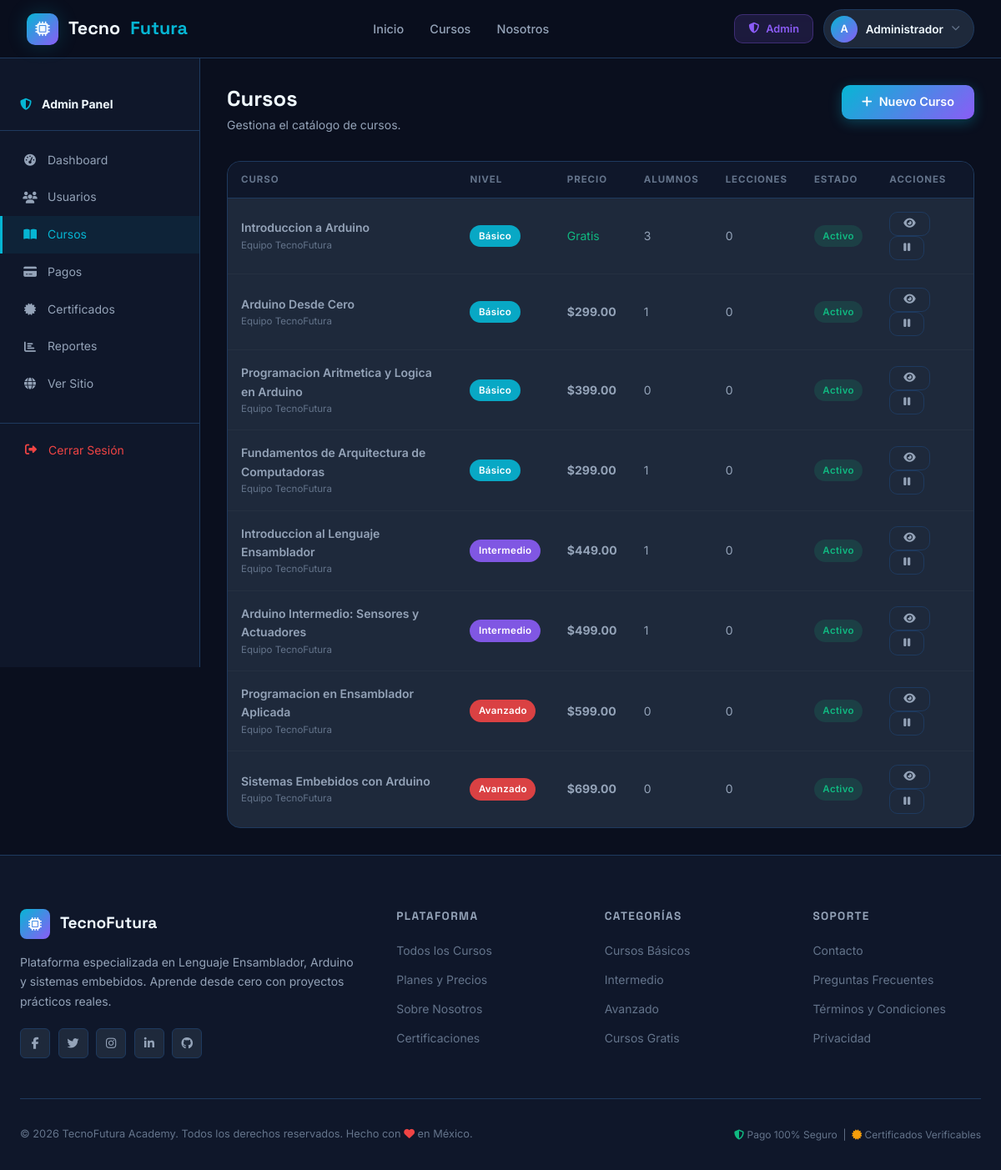
Page /admin/cursos.php (signed in) on the committed database.
### tables this page shows
CREATE TABLE cursos (
    id_curso INT AUTO_INCREMENT PRIMARY KEY,
    nombre_curso VARCHAR(200) NOT NULL,
    descripcion TEXT,
    nivel ENUM('Básico', 'Intermedio', 'Avanzado') NOT NULL,
    duracion_horas INT NOT NULL,
    precio DECIMAL(10,2) DEFAULT 0.00,
    id_docente INT,
    activo BOOLEAN DEFAULT TRUE,
    fecha_creacion TIMESTAMP DEFAULT CURRENT_TIMESTAMP,
    fecha_actualizacion TIMESTAMP DEFAULT CURRENT_TIMESTAMP ON UPDATE CURRENT_TIMESTAMP,
    FOREIGN KEY (id_docente) REFERENCES docentes(id_docente) ON DELETE SET NULL
);

### backend/classes/Database.php (called while the page is built, shortened)
<?php
class Database {
    private static $instance = null;
    private $connection;
    private function __construct() {
        try {
            $dsn = "mysql:host=" . DB_HOST . ";dbname=" . DB_NAME . ";charset=" . DB_CHARSET;
            $this->connection = new PDO($dsn, DB_USER, DB_PASS, DB_OPTIONS);
        } catch (PDOException $e) {
            die("Error de conexión a la base de datos: " . $e->getMessage());
        }
    }
    public static function getInstance() {
        if (self::$instance === null) {
            self::$instance = new self();
        }
        return self::$instance;
    }
    public function getConnection() {
        return $this->connection;
    }
}

### backend/classes/Curso.php (called while the page is built, shortened)
<?php
require_once __DIR__ . '/Database.php';
class Curso {
    private $db;
    public function __construct() {
        $this->db = Database::getInstance()->getConnection();
    }
    public function todos_admin(): array {
        $stmt = $this->db->query("SELECT c.*,
            COALESCE(u.nombre_completo,'Equipo TecnoFutura') AS nombre_docente,
            (SELECT COUNT(*) FROM inscripciones i WHERE i.id_curso = c.id_curso) AS total_alumnos,
            (SELECT COUNT(*) FROM materiales_curso m WHERE m.id_curso = c.id_curso) AS total_lecciones
            FROM cursos c
            LEFT JOIN docentes d ON c.id_docente = d.id_docente
            LEFT JOIN usuarios u ON d.id_usuario = u.id_usuario
            ORDER BY c.id_curso ASC");
        return $stmt->fetchAll();
    }
}

### admin/cursos.php (the view, shortened to what this page needs)
<?php
require_once __DIR__ . '/../backend/classes/Curso.php';
$obj    = new Curso();
$cursos = $obj->todos_admin();
include_once __DIR__ . '/../includes/header.php';
?>
<div style="margin-top:var(--navbar-height);display:grid;grid-template-columns:240px 1fr;min-height:calc(100vh - var(--navbar-height))">
<aside class="admin-sidebar">
  <div class="admin-sidebar-header"><i class="fas fa-shield-alt"></i><span>Admin Panel</span></div>
  <nav class="admin-nav">
    <a href="<?= SITE_URL ?>/admin" class="admin-nav-item"><i class="fas fa-tachometer-alt"></i> Dashboard</a>
    <a href="<?= SITE_URL ?>/admin/usuarios.php" class="admin-nav-item"><i class="fas fa-users"></i> Usuarios</a>
    <a href="<?= SITE_URL ?>/admin/cursos.php" class="admin-nav-item active"><i class="fas fa-book-open"></i> Cursos</a>
    <a href="<?= SITE_URL ?>/admin/pagos.php" class="admin-nav-item"><i class="fas fa-credit-card"></i> Pagos</a>
    <a href="<?= SITE_URL ?>/admin/certificados.php" class="admin-nav-item"><i class="fas fa-certificate"></i> Certificados</a>
    <a href="<?= SITE_URL ?>/admin/reportes.php" class="admin-nav-item"><i class="fas fa-chart-bar"></i> Reportes</a>
    <a href="<?= SITE_URL ?>" class="admin-nav-item"><i class="fas fa-globe"></i> Ver Sitio</a>
    <div style="margin-top:auto;padding:.75rem 0 0;border-top:1px solid var(--border);margin:1.5rem 0 0"><form method="POST" action="<?= SITE_URL ?>/backend/auth/logout.php" style="padding:0 .25rem"><button type="submit" class="admin-nav-item" style="width:100%;background:none;border:none;cursor:pointer;color:var(--danger);text-align:left"><i class="fas fa-sign-out-alt"></i> Cerrar Sesión</button></form></div>
  </nav>
</aside>
<div class="admin-main">
  <div class="admin-header">
    <div><h1 class="admin-title">Cursos</h1><p class="admin-subtitle">Gestiona el catálogo de cursos.</p></div>
    <a href="#" class="btn btn-primary" data-open-modal="addCursoModal"><i class="fas fa-plus"></i> Nuevo Curso</a>
  </div>
  <div style="background:var(--bg-card);border:1px solid var(--border);border-radius:var(--radius-lg);overflow:hidden">
    <table class="data-table">
      <thead><tr><th>Curso</th><th>Nivel</th><th>Precio</th><th>Alumnos</th><th>Lecciones</th><th>Estado</th><th>Acciones</th></tr></thead>
      <tbody>
        <?php foreach ($cursos as $c): ?>
        <tr>
          <td>
            <div style="font-weight:600;font-size:.875rem"><?= htmlspecialchars($c['nombre_curso']) ?></div>
            <div style="font-size:.72rem;color:var(--text-muted)"><?= htmlspecialchars($c['nombre_docente']) ?></div>
          </td>
          <td><span class="badge badge-<?= strtolower(str_replace('á','a',$c['nivel'])) ?>"><?= $c['nivel'] ?></span></td>
          <td><?= $c['precio'] > 0 ? '<strong>$'.number_format($c['precio'],2).'</strong>' : '<span style="color:var(--success)">Gratis</span>' ?></td>
          <td><?= $c['total_alumnos'] ?></td>
          <td><?= $c['total_lecciones'] ?></td>
          <td><span class="badge <?= $c['activo'] ? 'badge-success' : 'badge-warning' ?>"><?= $c['activo'] ? 'Activo' : 'Inactivo' ?></span></td>
          <td>
            <a href="<?= SITE_URL ?>/cursos/detalle.php?id=<?= $c['id_curso'] ?>" class="btn btn-ghost btn-sm" title="Ver"><i class="fas fa-eye"></i></a>
            <form method="POST" style="display:inline">
              <button type="submit" class="btn btn-ghost btn-sm" title="<?= $c['activo'] ? 'Desactivar' : 'Activar' ?>">
                <i class="fas fa-<?= $c['activo'] ? 'pause' : 'play' ?>"></i>
              </button>
            </form>
          </td>
        </tr>
        <?php endforeach; ?>
      </tbody>
    </table>
  </div>
</div>
</div>
<?php include_once __DIR__ . '/../includes/footer.php'; ?>

### css/styles.css (style rules this page uses)
:root { --primary: #06b6d4; --primary-dark: #0891b2; --primary-light: #67e8f9; --secondary: #8b5cf6; --secondary-dark: #7c3aed; --accent: #f59e0b; --success: #10b981; --danger: #ef4444; --warning: #f59e0b; --info: #3b82f6; --bg-base: #0a0f1e; --bg-surface: #0f172a; --bg-card: #1e293b; --bg-card-hover: #243047; --bg-muted: #162032; --bg-input: #1a2540; --bg-modal: #111827; --border: #1e3a5f; --border-light: #253756; --text-primary: #f0f9ff; --text-secondary: #94a3b8; --text-muted: #64748b; --shadow-sm: 0 1px 3px rgba(0,0,0,.4); --shadow-md: 0 4px 16px rgba(0,0,0,.5); --shadow-lg: 0 8px 32px rgba(0,0,0,.6); --shadow-glow: 0 0 24px rgba(6,182,212,.2); --shadow-glow-purple: 0 0 24px rgba(139,92,246,.2); --grad-primary: linear-gradient(135deg,#06b6d4,#8b5cf6); --grad-hero: linear-gradient(135deg,#0a0f1e 0%,#0c1225 50%,#110b24 100%); --font-body: 'Inter', system-ui, sans-serif; --font-heading: 'Space Grotesk', 'Inter', sans-serif; --transition: all .25s cubic-bezier(.4,0,.2,1); --transition-slow: all .4s cubic-bezier(.4,0,.2,1); --radius-sm: 6px; --radius: 10px; --radius-lg: 16px; --radius-xl: 24px; --radius-full: 9999px; --navbar-height: 70px; }
*,*::before,*::after { box-sizing:border-box;margin:0;padding:0 }
html { scroll-behavior:smooth }
body { font-family:var(--font-body);background:var(--bg-base);color:var(--text-primary);line-height:1.6;min-height:100vh;-webkit-font-smoothing:antialiased }
a { color:var(--primary);text-decoration:none;transition:var(--transition) }
button { cursor:pointer;font-family:var(--font-body) }
h1,h2,h3,h4,h5,h6 { font-family:var(--font-heading);font-weight:700;line-height:1.25;color:var(--text-primary) }
.btn { display:inline-flex;align-items:center;justify-content:center;gap:.5rem;padding:.65rem 1.5rem;border-radius:var(--radius);font-size:.9rem;font-weight:600;border:none;cursor:pointer;transition:var(--transition);text-decoration:none;white-space:nowrap;line-height:1.4 }
.btn-sm { padding:.45rem 1rem;font-size:.8rem }
.btn-primary { background:var(--grad-primary);color:#fff;box-shadow:0 4px 15px rgba(6,182,212,.3) }
.btn-ghost { background:transparent;color:var(--text-secondary);border:1px solid var(--border) }
.badge-basico { background:rgba(6,182,212,.9);color:#fff }
.badge-intermedio { background:rgba(139,92,246,.9);color:#fff }
.badge-avanzado { background:rgba(239,68,68,.9);color:#fff }
.badge { display:inline-flex;align-items:center;padding:.25rem .65rem;border-radius:var(--radius-full);font-size:.72rem;font-weight:600;letter-spacing:.03em }
.badge-success { background:rgba(16,185,129,.15);color:var(--success) }
.admin-sidebar { background:var(--bg-surface);border-right:1px solid var(--border);padding:1.5rem 0;position:sticky;top:var(--navbar-height);height:calc(100vh - var(--navbar-height));overflow-y:auto }
.admin-nav-item { display:flex;align-items:center;gap:.75rem;padding:.7rem 1.5rem;color:var(--text-secondary);font-size:.875rem;transition:var(--transition);border-left:3px solid transparent }
.admin-nav-item.active { color:var(--primary);background:rgba(6,182,212,.08);border-left-color:var(--primary) }
.admin-nav-item i { width:18px;text-align:center }
.admin-main { padding:2rem }
.admin-header { display:flex;align-items:flex-start;justify-content:space-between;gap:1rem;flex-wrap:wrap;margin-bottom:2rem }
.admin-title { font-size:1.6rem;font-weight:800;margin:0 }
.admin-subtitle { color:var(--text-secondary);font-size:.875rem;margin:.3rem 0 0 }
.admin-sidebar-header { display:flex;align-items:center;gap:.75rem;padding:1.25rem 1.5rem;border-bottom:1px solid var(--border);margin-bottom:.75rem;font-size:.875rem;font-weight:700;color:var(--text-primary) }
.admin-sidebar-header i { color:var(--primary) }
.admin-nav { display:flex;flex-direction:column }
.data-table { width:100%;border-collapse:collapse;font-size:.875rem }
.data-table th { padding:.75rem 1rem;text-align:left;font-size:.72rem;font-weight:700;text-transform:uppercase;letter-spacing:.08em;color:var(--text-muted);border-bottom:1px solid var(--border);background:var(--bg-surface);white-space:nowrap }
.data-table td { padding:1rem;border-bottom:1px solid rgba(255,255,255,.03);color:var(--text-secondary);vertical-align:middle }
.data-table tr:last-child td { border-bottom:none }

### rows in the picture
cursos: nombre_curso "Introduccion a Arduino", nombre_docente "Equipo TecnoFutura", nivel "Básico", precio "Gratis", total_alumnos "3", total_lecciones "0", activo "Activo"
cursos: nombre_curso "Arduino Desde Cero", nombre_docente "Equipo TecnoFutura", nivel "Básico", precio "299.00", total_alumnos "1", total_lecciones "0", activo "Activo"
cursos: nombre_curso "Programacion Aritmetica y Logica en Arduino", nombre_docente "Equipo TecnoFutura", nivel "Básico", precio "399.00", total_alumnos "0", total_lecciones "0", activo "Activo"
cursos: nombre_curso "Fundamentos de Arquitectura de Computadoras", nombre_docente "Equipo TecnoFutura", nivel "Básico", precio "299.00", total_alumnos "1", total_lecciones "0", activo "Activo"
cursos: nombre_curso "Introduccion al Lenguaje Ensamblador", nombre_docente "Equipo TecnoFutura", nivel "Intermedio", precio "449.00", total_alumnos "1", total_lecciones "0", activo "Activo"
cursos: nombre_curso "Arduino Intermedio: Sensores y Actuadores", nombre_docente "Equipo TecnoFutura", nivel "Intermedio", precio "499.00", total_alumnos "1", total_lecciones "0", activo "Activo"
cursos: nombre_curso "Programacion en Ensamblador Aplicada", nombre_docente "Equipo TecnoFutura", nivel "Avanzado", precio "599.00", total_alumnos "0", total_lecciones "0", activo "Activo"
cursos: nombre_curso "Sistemas Embebidos con Arduino", nombre_docente "Equipo TecnoFutura", nivel "Avanzado", precio "699.00", total_alumnos "0", total_lecciones "0", activo "Activo"

### other values in the picture
$initials "A"
explode(' ', $user_name)[0] "Administrador"
